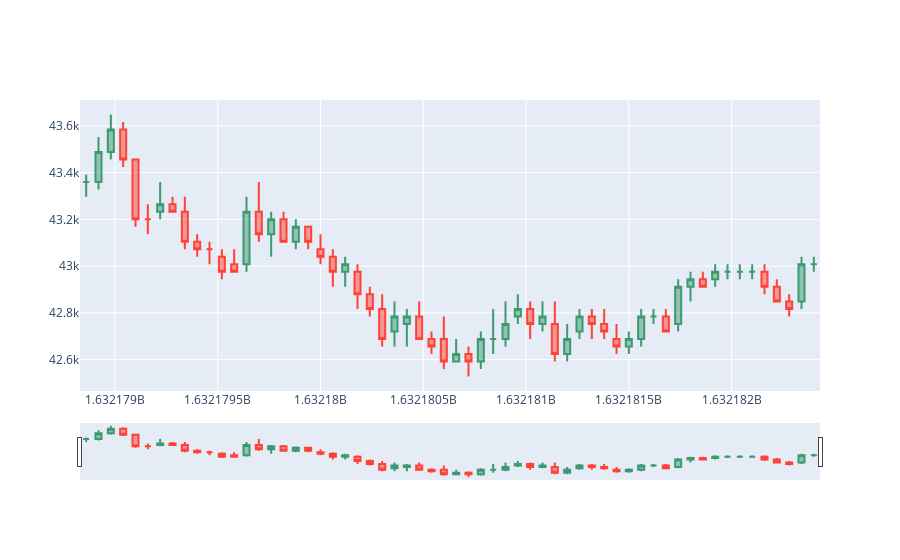

Source (notebook cell):
### Markdown cell above
### Create some new variables for `go.Candlestick` so that I can keep the type float16

### Code cell
import plotly.graph_objects as go

# Convert float16 columns to float32 for plotting
open_data = btc_mini_df_60_rows['Open'].astype('float32')
high_data = btc_mini_df_60_rows['High'].astype('float32')
low_data = btc_mini_df_60_rows['Low'].astype('float32')
close_data = btc_mini_df_60_rows['Close'].astype('float32')

fig = go.Figure(data=[go.Candlestick(x=btc_mini_df_60_rows.index, 
                                     open=open_data, 
                                     high=high_data, 
                                     low=low_data, 
                                     close=close_data)])
fig.show()
